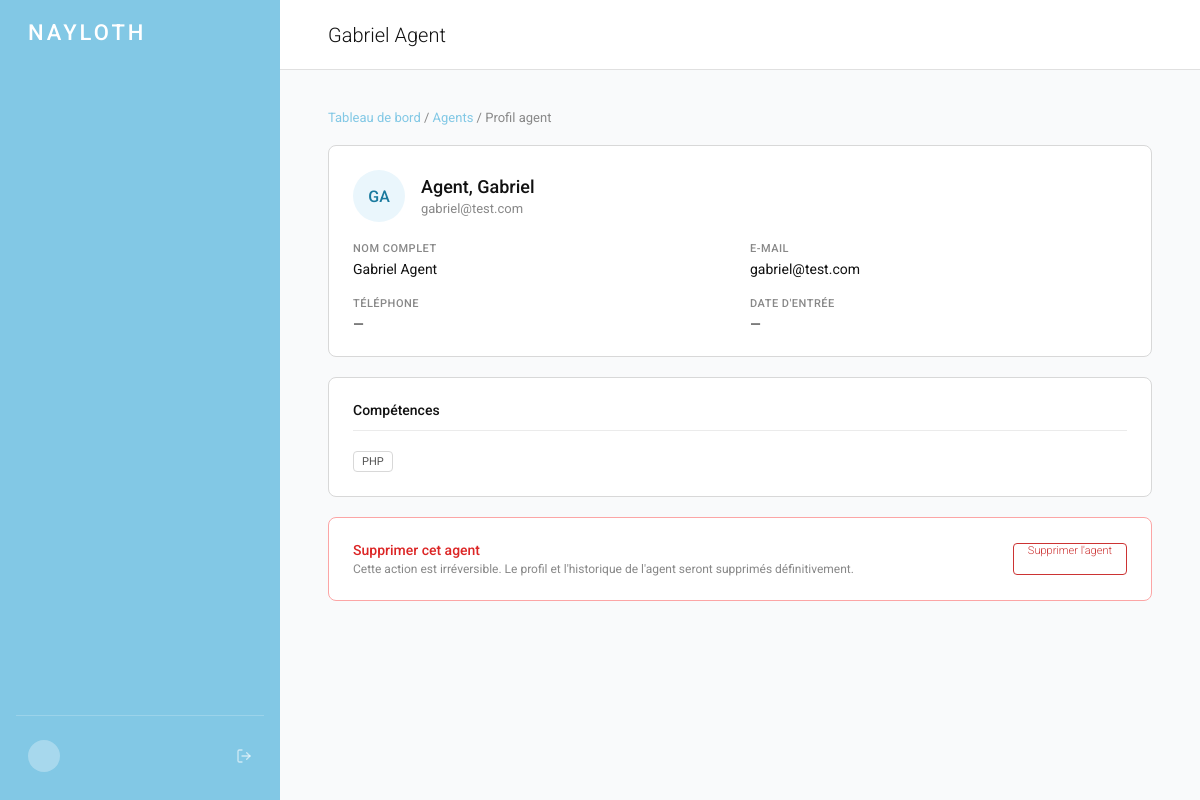
Page /public/profil_agent?id=550e8400-e29b-41d4-a716-446655440006 on the committed database.
### tables this page shows
CREATE TABLE `user` (
    `id_user` CHAR(36) NOT NULL,
    `prenom` VARCHAR(100) NOT NULL,
    `nom` VARCHAR(100) NOT NULL,
    `email` VARCHAR(255) NOT NULL,
    `pwd` CHAR(60) NOT NULL,
    `u_role` ENUM('admin', 'manager', 'agent') NOT NULL,
    PRIMARY KEY (`id_user`)
) CHARSET = utf8mb4;

### app/controllers/profil_agent.php (called while the page is built, shortened)
<?php
require_once __DIR__ . '/../models/agent_model.php';
$id = $_GET['id'] ?? '';
$raw = getAgentById($id);
$agent = [
    'id_user'     => $raw[0]['id_user'],
    'nom'         => $raw[0]['nom'],
    'prenom'      => $raw[0]['prenom'],
    'email'       => $raw[0]['email'],
    'telephone'   => $raw[0]['telephone'],
    'date_entree' => $raw[0]['date_entree'],
    'notes'       => $raw[0]['notes'],
    'competences' => array_filter(array_column($raw, 'competence'))
];
require_once __DIR__ . '/../views/view_profil_agent.php';

### app/core/router.php (called while the page is built, shortened)
<?php
class Router
{
    private array $routes;
    public function __construct(array $routes)
    {
        $this->routes = $routes;
    }
    public function dispatch(): void
    {
        $method = $_SERVER['REQUEST_METHOD'];
        $uri = str_replace('/NAYLOTH/public', '', parse_url($_SERVER['REQUEST_URI'], PHP_URL_PATH));
        $uri = rtrim($uri, '/') ?: '/';
        $controllerFile = $this->routes[$method][$uri];
        $controllerPath = __DIR__ . '/../controllers/' . $controllerFile;
        require_once $controllerPath;
    }
}

### public/index.php (called while the page is built, shortened)
<?php
require_once __DIR__ . '/../config/route.php';
require_once __DIR__ . '/../app/core/Router.php';
$router = new Router($routes);
$router->dispatch();

### app/models/agent_model.php (called while the page is built, shortened)
<?php
require_once __DIR__ . "/db_connect.php";
function getAgentById(string $id): array|false
{
    global $db;
    $stmt = $db->prepare("
        SELECT u.id_user, u.prenom, u.nom, u.email,
               a.telephone, a.date_entree, a.notes,
               c.nom AS competence
        FROM `user` u
        LEFT JOIN `agent` a ON a.user_id = u.id_user
        LEFT JOIN `agent_competence` ac ON ac.agent_id = u.id_user
        LEFT JOIN `competence` c ON c.id_competence = ac.competence_id
        WHERE u.id_user = :id
    ");
    $stmt->execute([':id' => $id]);
    return $stmt->fetchAll(PDO::FETCH_ASSOC);
}

### app/views/view_profil_agent.php (the view, shortened to what this page needs)
<?php
$page_title = $agent['prenom'] . ' ' . $agent['nom'];
require_once __DIR__ . '/layout/header.php';
?>
<link rel="stylesheet" href="/NAYLOTH/assets/css/style_auth.css" />
<div class="profile-page">
  <div class="breadcrumb">
    <a href="/NAYLOTH/public/admin">Tableau de bord</a> /
    <a href="/NAYLOTH/public/Agents">Agents</a> /
    <span>Profil agent</span>
  </div>
  <div class="profile-card">
    <div class="profile-identity">
      <div class="profile-avatar">
        <?= strtoupper(substr($agent['prenom'], 0, 1) . substr($agent['nom'], 0, 1)) ?>
      </div>
      <div class="profile-identity-info">
        <div class="profile-name"><?= htmlspecialchars($agent['nom'] . ', ' . $agent['prenom']) ?></div>
        <div class="profile-meta"><?= htmlspecialchars($agent['email']) ?></div>
      </div>
    </div>
    <div class="profile-details">
      <div class="profile-field">
        <div class="profile-field-label">Nom complet</div>
        <div class="profile-field-value"><?= htmlspecialchars($agent['prenom'] . ' ' . $agent['nom']) ?></div>
      </div>
      <div class="profile-field">
        <div class="profile-field-label">E-mail</div>
        <div class="profile-field-value"><?= htmlspecialchars($agent['email']) ?></div>
      </div>
      <div class="profile-field">
        <div class="profile-field-label">Téléphone</div>
        <div class="profile-field-value"><?= htmlspecialchars($agent['telephone'] ?? '—') ?></div>
      </div>
      <div class="profile-field">
        <div class="profile-field-label">Date d'entrée</div>
        <div class="profile-field-value"><?= $agent['date_entree'] ?? '—' ?></div>
      </div>
    </div>
  </div>
  <div class="profile-card">
    <div class="profile-card-title">Compétences</div>
    <div class="profile-tags">
      <?php if (!empty($agent['competences'])): ?>
        <?php foreach ($agent['competences'] as $comp): ?>
          <span class="tag"><?= htmlspecialchars($comp) ?></span>
        <?php endforeach; ?>
      <?php else: ?>
        <span class="muted">Aucune compétence renseignée</span>
      <?php endif; ?>
    </div>
  </div>
  <div class="profile-card profile-card-danger">
    <div>
      <div class="danger-title">Supprimer cet agent</div>
      <div class="danger-subtitle">Cette action est irréversible. Le profil et l'historique de l'agent seront supprimés définitivement.</div>
    </div>
    <a href="/NAYLOTH/public/delete_agent?id=<?= $agent['id_user'] ?>" class="btn-danger" onclick="return confirm('Confirmer la suppression ?')">Supprimer l'agent</a>
  </div>
</div>
<?php require_once __DIR__ . '/layout/footer.php'; ?>

### app/views/layout/header.php (shortened to what this page needs)
<!DOCTYPE html>
<html lang="fr">
<head>
  <link rel="stylesheet" href="/NAYLOTH/assets/css/style.css" />
</head>
<body>
<div class="app-layout">
  <aside class="sidebar">
    <div class="sidebar-header">
      <div class="brand-logo">NAYLOTH</div>
    </div>
    <nav class="sidebar-nav">
    </nav>
    <div class="sidebar-footer">
      <div class="sidebar-user">
        <div class="sidebar-avatar">
        </div>
        <a href="/NAYLOTH/public/logout" class="sidebar-logout" title="Déconnexion">
          <svg width="16" height="16" viewBox="0 0 24 24" fill="none" stroke="currentColor" stroke-width="2" stroke-linecap="round"><path d="M9 21H5a2 2 0 0 1-2-2V5a2 2 0 0 1 2-2h4"/><polyline points="16 17 21 12 16 7"/><line x1="21" y1="12" x2="9" y2="12"/></svg>
        </a>
      </div>
    </div>
  </aside>
  <div class="main-area">
<div class="topbar">
  <div class="topbar-title"><?= $page_title ?? 'Tableau de bord' ?></div>
</div>
    <div class="content-area">

### assets/css/style.css (style rules this page uses)
* { box-sizing: border-box; margin: 0; padding: 0; }
body { font-family: 'Roboto', Arial, sans-serif; background: #F9FAFB; color: #111111; height: 100vh; overflow: hidden; }
.app-layout { display: flex; height: 100vh; width: 100%; }
.sidebar { background: #82C8E5; width: 280px; min-width: 280px; display: flex; flex-direction: column; padding: 20px 16px; }
.sidebar-header { margin-bottom: 24px; padding-left: 12px; }
.brand-logo { color: #ffffff; font-size: 22px; font-weight: 500; letter-spacing: 3px; }
.sidebar-nav { display: flex; flex-direction: column; gap: 8px; flex: 1; }
.sidebar-footer { margin-top: auto; }
.content-area { flex: 1; padding: 48px; overflow-y: auto; }
.main-area { flex: 1; display: flex; flex-direction: column; height: 100vh; overflow: hidden; }
.topbar { display: flex; justify-content: space-between; align-items: center; padding: 0 48px; height: 70px; background: #ffffff; border-bottom: 0.5px solid #e0e0e0; flex-shrink: 0; }
.topbar-title { font-size: 20px; font-weight: 300; color: #111111; }
.sidebar-footer { margin-top: auto; padding-top: 16px; border-top: 1px solid rgba(255, 255, 255, 0.2); }
.sidebar-user { display: flex; align-items: center; gap: 10px; padding: 8px 12px; }
.sidebar-avatar { width: 32px; height: 32px; border-radius: 50%; background: rgba(255, 255, 255, 0.3); color: #ffffff; font-size: 12px; font-weight: 500; display: flex; align-items: center; justify-content: center; flex-shrink: 0; }
.sidebar-logout { color: rgba(255, 255, 255, 0.6); display: flex; align-items: center; transition: color 0.2s; }
.content-area { flex: 1; padding: 40px 48px; overflow-y: auto; background: #F9FAFB; }
.tag { display: inline-block; padding: 3px 8px; border: 0.5px solid #d8d8d8; border-radius: 4px; font-size: 11px; color: #555555; margin-right: 4px; }
.profile-page { display: flex; flex-direction: column; gap: 20px; max-width: 1000px; }
.breadcrumb { font-size: 13px; color: #888888; }
.breadcrumb a { color: #82C8E5; text-decoration: none; }
.profile-card { background: #ffffff; border: 0.5px solid #d8d8d8; border-radius: 8px; padding: 24px; display: flex; flex-direction: column; gap: 20px; }
.profile-card-title { font-size: 14px; font-weight: 500; color: #111111; padding-bottom: 12px; border-bottom: 0.5px solid #ebebeb; }
.profile-identity { display: flex; align-items: center; gap: 16px; }
.profile-avatar { width: 52px; height: 52px; border-radius: 50%; background: #EAF6FC; color: #1a7a9e; font-size: 16px; font-weight: 500; display: flex; align-items: center; justify-content: center; flex-shrink: 0; }
.profile-name { font-size: 18px; font-weight: 500; color: #111111; }
.profile-meta { font-size: 13px; color: #888888; margin-top: 4px; }
.profile-details { display: grid; grid-template-columns: 1fr 1fr; gap: 20px; }
.profile-field-label { font-size: 11px; font-weight: 500; color: #888888; text-transform: uppercase; letter-spacing: 0.5px; margin-bottom: 6px; }
.profile-field-value { font-size: 14px; color: #111111; }
.profile-tags { display: flex; flex-wrap: wrap; gap: 8px; }
.profile-card-danger { border-color: #fca5a5; flex-direction: row; justify-content: space-between; align-items: center; }
.danger-title { font-size: 14px; font-weight: 500; color: #dc2626; margin-bottom: 4px; }
.danger-subtitle { font-size: 12px; color: #888888; }
.btn-danger { padding: 8px 18px; border: 1px solid #dc2626; border-radius: 4px; font-size: 13px; color: #dc2626; text-decoration: none; white-space: nowrap; transition: all 0.2s; flex-shrink: 0; }
.btn-danger { height: 32px; padding: 0 14px; background: transparent; color: #cc3333; border: 0.5px solid #cc3333; border-radius: 4px; font-size: 11px; font-weight: 300; cursor: pointer; font-family: inherit; transition: all 0.2s; }

### assets/css/style_auth.css (style rules this page uses)
*, *::before, *::after { box-sizing: border-box; margin: 0; padding: 0; }
body { font-family: 'Roboto', Arial, sans-serif; background: #ffffff; color: #111111; height: 100vh; display: flex; }
.brand-logo { color: #ffffff; font-size: 22px; font-weight: 500; letter-spacing: 3px; }

### rows in the picture
user: page_title "Gabriel Agent", prenom+nom "GA", nom+prenom "Agent, Gabriel", email "gabriel@test.com", prenom+nom "Gabriel Agent"

### other values in the picture
$agent['telephone'] "—"
$agent['date_entree'] "—"
$comp "PHP"
